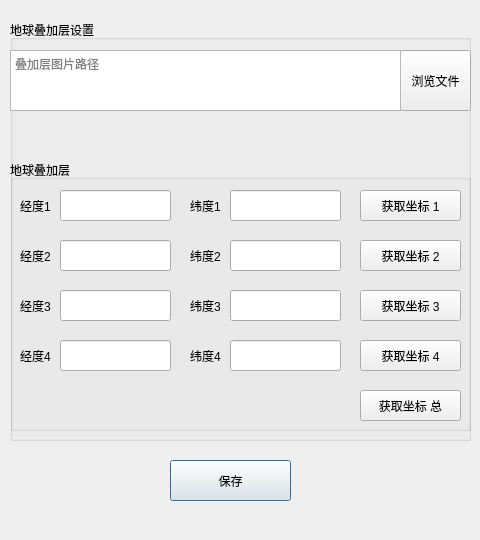
<?xml version="1.0" encoding="UTF-8"?>
<ui version="4.0">
 <class>Dialog_media_three_overlay_edit</class>
 <widget class="QDialog" name="Dialog_media_three_overlay_edit">
  <property name="windowModality">
   <enum>Qt::ApplicationModal</enum>
  </property>
  <property name="geometry">
   <rect>
    <x>0</x>
    <y>0</y>
    <width>480</width>
    <height>540</height>
   </rect>
  </property>
  <property name="windowTitle">
   <string>地球叠加层</string>
  </property>
  <widget class="QPushButton" name="pushButton">
   <property name="geometry">
    <rect>
     <x>170</x>
     <y>460</y>
     <width>121</width>
     <height>41</height>
    </rect>
   </property>
   <property name="text">
    <string>保存</string>
   </property>
  </widget>
  <widget class="QGroupBox" name="groupBox_three">
   <property name="geometry">
    <rect>
     <x>10</x>
     <y>20</y>
     <width>461</width>
     <height>421</height>
    </rect>
   </property>
   <property name="title">
    <string>地球叠加层设置</string>
   </property>
   <widget class="QPushButton" name="pushButton_media_three">
    <property name="geometry">
     <rect>
      <x>390</x>
      <y>30</y>
      <width>71</width>
      <height>61</height>
     </rect>
    </property>
    <property name="text">
     <string>浏览文件</string>
    </property>
   </widget>
   <widget class="QPlainTextEdit" name="plainTextEdit_media_path_three">
    <property name="geometry">
     <rect>
      <x>0</x>
      <y>30</y>
      <width>391</width>
      <height>61</height>
     </rect>
    </property>
    <property name="placeholderText">
     <string>叠加层图片路径</string>
    </property>
   </widget>
   <widget class="QGroupBox" name="groupBox_media_overlay">
    <property name="geometry">
     <rect>
      <x>0</x>
      <y>140</y>
      <width>461</width>
      <height>271</height>
     </rect>
    </property>
    <property name="title">
     <string>地球叠加层</string>
    </property>
    <widget class="QLineEdit" name="lineEdit_media_ground_overlay_lon_1">
     <property name="geometry">
      <rect>
       <x>50</x>
       <y>30</y>
       <width>111</width>
       <height>31</height>
      </rect>
     </property>
     <property name="placeholderText">
      <string/>
     </property>
    </widget>
    <widget class="QLabel" name="label_15">
     <property name="geometry">
      <rect>
       <x>180</x>
       <y>30</y>
       <width>31</width>
       <height>31</height>
      </rect>
     </property>
     <property name="text">
      <string>纬度1</string>
     </property>
     <property name="alignment">
      <set>Qt::AlignLeading|Qt::AlignLeft|Qt::AlignVCenter</set>
     </property>
    </widget>
    <widget class="QLineEdit" name="lineEdit_media_ground_overlay_lat_1">
     <property name="geometry">
      <rect>
       <x>220</x>
       <y>30</y>
       <width>111</width>
       <height>31</height>
      </rect>
     </property>
     <property name="placeholderText">
      <string/>
     </property>
    </widget>
    <widget class="QLabel" name="label_16">
     <property name="geometry">
      <rect>
       <x>10</x>
       <y>30</y>
       <width>31</width>
       <height>31</height>
      </rect>
     </property>
     <property name="text">
      <string>经度1</string>
     </property>
     <property name="alignment">
      <set>Qt::AlignLeading|Qt::AlignLeft|Qt::AlignVCenter</set>
     </property>
    </widget>
    <widget class="QLineEdit" name="lineEdit_media_ground_overlay_lon_2">
     <property name="geometry">
      <rect>
       <x>50</x>
       <y>80</y>
       <width>111</width>
       <height>31</height>
      </rect>
     </property>
     <property name="placeholderText">
      <string/>
     </property>
    </widget>
    <widget class="QLabel" name="label_20">
     <property name="geometry">
      <rect>
       <x>180</x>
       <y>80</y>
       <width>31</width>
       <height>31</height>
      </rect>
     </property>
     <property name="text">
      <string>纬度2</string>
     </property>
     <property name="alignment">
      <set>Qt::AlignLeading|Qt::AlignLeft|Qt::AlignVCenter</set>
     </property>
    </widget>
    <widget class="QLineEdit" name="lineEdit_media_ground_overlay_lat_2">
     <property name="geometry">
      <rect>
       <x>220</x>
       <y>80</y>
       <width>111</width>
       <height>31</height>
      </rect>
     </property>
     <property name="placeholderText">
      <string/>
     </property>
    </widget>
    <widget class="QLabel" name="label_22">
     <property name="geometry">
      <rect>
       <x>10</x>
       <y>80</y>
       <width>31</width>
       <height>31</height>
      </rect>
     </property>
     <property name="text">
      <string>经度2</string>
     </property>
     <property name="alignment">
      <set>Qt::AlignLeading|Qt::AlignLeft|Qt::AlignVCenter</set>
     </property>
    </widget>
    <widget class="QLineEdit" name="lineEdit_media_ground_overlay_lat_3">
     <property name="geometry">
      <rect>
       <x>220</x>
       <y>130</y>
       <width>111</width>
       <height>31</height>
      </rect>
     </property>
     <property name="placeholderText">
      <string/>
     </property>
    </widget>
    <widget class="QLabel" name="label_26">
     <property name="geometry">
      <rect>
       <x>180</x>
       <y>130</y>
       <width>31</width>
       <height>31</height>
      </rect>
     </property>
     <property name="text">
      <string>纬度3</string>
     </property>
     <property name="alignment">
      <set>Qt::AlignLeading|Qt::AlignLeft|Qt::AlignVCenter</set>
     </property>
    </widget>
    <widget class="QLabel" name="label_27">
     <property name="geometry">
      <rect>
       <x>10</x>
       <y>130</y>
       <width>31</width>
       <height>31</height>
      </rect>
     </property>
     <property name="text">
      <string>经度3</string>
     </property>
     <property name="alignment">
      <set>Qt::AlignLeading|Qt::AlignLeft|Qt::AlignVCenter</set>
     </property>
    </widget>
    <widget class="QLineEdit" name="lineEdit_media_ground_overlay_lon_3">
     <property name="geometry">
      <rect>
       <x>50</x>
       <y>130</y>
       <width>111</width>
       <height>31</height>
      </rect>
     </property>
     <property name="placeholderText">
      <string/>
     </property>
    </widget>
    <widget class="QLineEdit" name="lineEdit_media_ground_overlay_lon_4">
     <property name="geometry">
      <rect>
       <x>50</x>
       <y>180</y>
       <width>111</width>
       <height>31</height>
      </rect>
     </property>
     <property name="placeholderText">
      <string/>
     </property>
    </widget>
    <widget class="QLabel" name="label_28">
     <property name="geometry">
      <rect>
       <x>10</x>
       <y>180</y>
       <width>31</width>
       <height>31</height>
      </rect>
     </property>
     <property name="text">
      <string>经度4</string>
     </property>
     <property name="alignment">
      <set>Qt::AlignLeading|Qt::AlignLeft|Qt::AlignVCenter</set>
     </property>
    </widget>
    <widget class="QLabel" name="label_29">
     <property name="geometry">
      <rect>
       <x>180</x>
       <y>180</y>
       <width>31</width>
       <height>31</height>
      </rect>
     </property>
     <property name="text">
      <string>纬度4</string>
     </property>
     <property name="alignment">
      <set>Qt::AlignLeading|Qt::AlignLeft|Qt::AlignVCenter</set>
     </property>
    </widget>
    <widget class="QLineEdit" name="lineEdit_media_ground_overlay_lat_4">
     <property name="geometry">
      <rect>
       <x>220</x>
       <y>180</y>
       <width>111</width>
       <height>31</height>
      </rect>
     </property>
     <property name="placeholderText">
      <string/>
     </property>
    </widget>
    <widget class="QPushButton" name="pushButton_get_position_ground_overlay_1">
     <property name="geometry">
      <rect>
       <x>350</x>
       <y>30</y>
       <width>101</width>
       <height>31</height>
      </rect>
     </property>
     <property name="text">
      <string>获取坐标 1</string>
     </property>
    </widget>
    <widget class="QPushButton" name="pushButton_get_position_ground_overlay_2">
     <property name="geometry">
      <rect>
       <x>350</x>
       <y>80</y>
       <width>101</width>
       <height>31</height>
      </rect>
     </property>
     <property name="text">
      <string>获取坐标 2</string>
     </property>
    </widget>
    <widget class="QPushButton" name="pushButton_get_position_ground_overlay_3">
     <property name="geometry">
      <rect>
       <x>350</x>
       <y>130</y>
       <width>101</width>
       <height>31</height>
      </rect>
     </property>
     <property name="text">
      <string>获取坐标 3</string>
     </property>
    </widget>
    <widget class="QPushButton" name="pushButton_get_position_ground_overlay_4">
     <property name="geometry">
      <rect>
       <x>350</x>
       <y>180</y>
       <width>101</width>
       <height>31</height>
      </rect>
     </property>
     <property name="text">
      <string>获取坐标 4</string>
     </property>
    </widget>
    <widget class="QPushButton" name="pushButton_get_position_ground_overlay">
     <property name="geometry">
      <rect>
       <x>350</x>
       <y>230</y>
       <width>101</width>
       <height>31</height>
      </rect>
     </property>
     <property name="text">
      <string>获取坐标 总</string>
     </property>
    </widget>
   </widget>
  </widget>
 </widget>
 <resources/>
 <connections/>
</ui>
